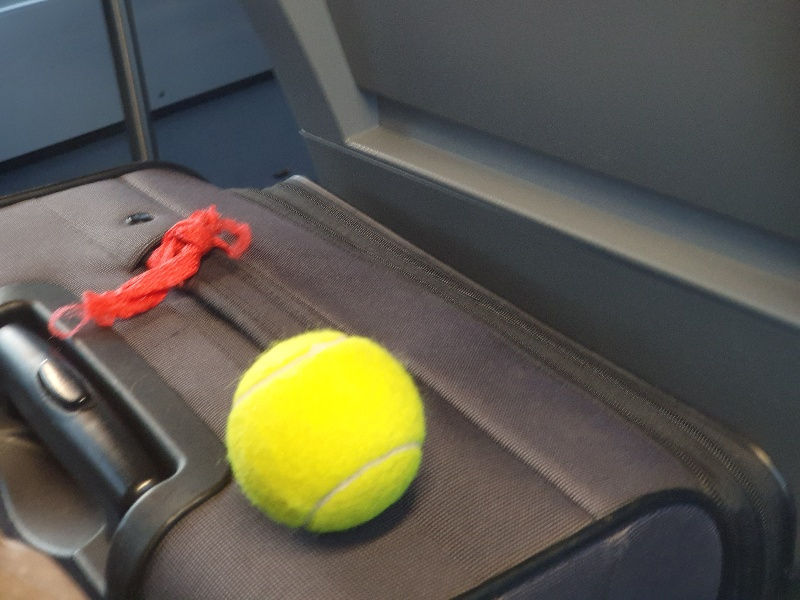
#> input picture images/3.jpg, 800 x 600 px, found by its file name
$ python recognition_cv.py
#> lines starting #> are read from the running program, lines starting #| are printed output that depends on the picture; after the words box and inside, x2 and y2 are one past the last pixel; in counts of white or black regions, pixels touching at a corner belong together
import cv2
import numpy as np
import matplotlib.pyplot as plt

# [5 lines of commented-out code are left out]

lower_bound = np.array([200, 0, 0])
upper_bound = np.array([255, 100, 100])

img = cv2.imread("images/3.jpg")
#> img is the input picture: shape (600, 800, 3); mean B, G, R 78.3, 89.6, 93.3
img = cv2.cvtColor(img, cv2.COLOR_BGR2RGB)

img = cv2.resize(img, (400, 300))
#> img: shape (300, 400, 3)
# img1 = cv2.inRange(img, lower_bound1, upper_bound1)
# img2 = cv2.inRange(img, lower_bound2, upper_bound2)

img = cv2.inRange(img, lower_bound, upper_bound)
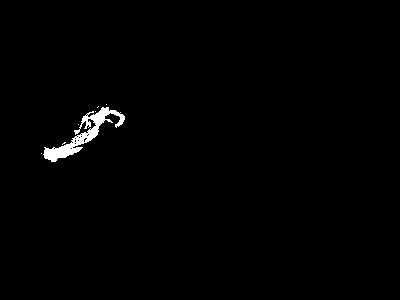
#> img: shape (300, 400); 0.92% white; 7 white regions (6 under 20 px), largest, box (x1, y1, x2, y2) and area: (43, 107, 125, 162) 1095

img = cv2.morphologyEx(img, cv2.MORPH_OPEN, np.ones((3, 3), dtype=np.uint8))
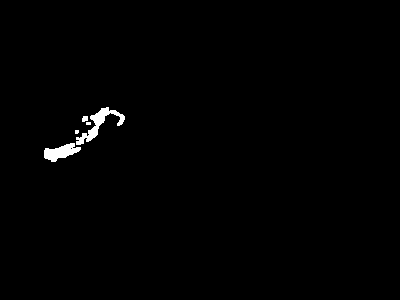
#> img: shape (300, 400); 0.79% white; 5 white regions (2 under 20 px), largest, box (x1, y1, x2, y2) and area: (76, 107, 125, 145) 502, (44, 143, 81, 162) 389, (82, 116, 88, 122) 31

# img = cv2.addWeighted(img1, 1, img2, 1, 0)

plt.imshow(img, cmap="gray")
plt.show()
